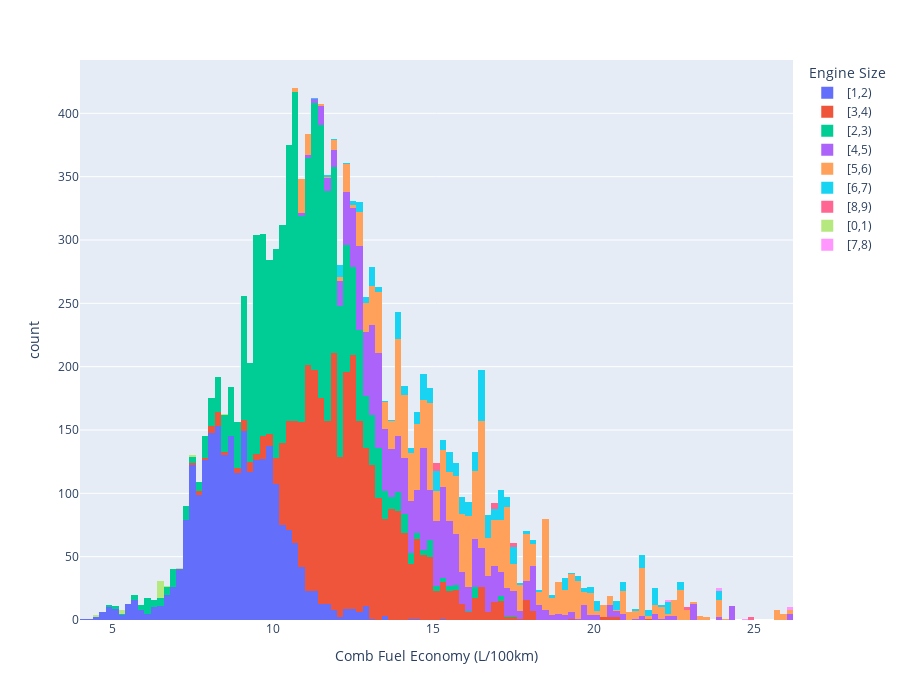

Source (notebook cell):
### Code cell
fig = px.histogram(fuel_ratings, x='Comb Fuel Economy (L/100km)', color='Engine Size')
fig.update_layout(height=700)

fig.show()

### Figure 1 — Plotly figure (JSON) as saved in the notebook; plotly's stock layout.template omitted (floating-point values rounded to 4 significant figures; data arrays with more than 128 entries replaced by an {"elided": "..."} marker saying what was removed)
{"data": [{"alignmentgroup": "True", "bingroup": "x", "hovertemplate": "Engine Size=[1,2)<br>Comb Fuel Economy (L/100km)=%{x}<br>count=%{y}<extra></extra>", "legendgroup": "[1,2)", "marker": {"color": "#636efa", "pattern": {"shape": ""}}, "name": "[1,2)", "offsetgroup": "[1,2)", "orientation": "v", "showlegend": true, "type": "histogram", "x": {"elided": "2436 float values"}, "xaxis": "x", "yaxis": "y"}, {"alignmentgroup": "True", "bingroup": "x", "hovertemplate": "Engine Size=[3,4)<br>Comb Fuel Economy (L/100km)=%{x}<br>count=%{y}<extra></extra>", "legendgroup": "[3,4)", "marker": {"color": "#EF553B", "pattern": {"shape": ""}}, "name": "[3,4)", "offsetgroup": "[3,4)", "orientation": "v", "showlegend": true, "type": "histogram", "x": {"elided": "3089 float values"}, "xaxis": "x", "yaxis": "y"}, {"alignmentgroup": "True", "bingroup": "x", "hovertemplate": "Engine Size=[2,3)<br>Comb Fuel Economy (L/100km)=%{x}<br>count=%{y}<extra></extra>", "legendgroup": "[2,3)", "marker": {"color": "#00cc96", "pattern": {"shape": ""}}, "name": "[2,3)", "offsetgroup": "[2,3)", "orientation": "v", "showlegend": true, "type": "histogram", "x": {"elided": "3400 float values"}, "xaxis": "x", "yaxis": "y"}, {"alignmentgroup": "True", "bingroup": "x", "hovertemplate": "Engine Size=[4,5)<br>Comb Fuel Economy (L/100km)=%{x}<br>count=%{y}<extra></extra>", "legendgroup": "[4,5)", "marker": {"color": "#ab63fa", "pattern": {"shape": ""}}, "name": "[4,5)", "offsetgroup": "[4,5)", "orientation": "v", "showlegend": true, "type": "histogram", "x": {"elided": "1415 float values"}, "xaxis": "x", "yaxis": "y"}, {"alignmentgroup": "True", "bingroup": "x", "hovertemplate": "Engine Size=[5,6)<br>Comb Fuel Economy (L/100km)=%{x}<br>count=%{y}<extra></extra>", "legendgroup": "[5,6)", "marker": {"color": "#FFA15A", "pattern": {"shape": ""}}, "name": "[5,6)", "offsetgroup": "[5,6)", "orientation": "v", "showlegend": true, "type": "histogram", "x": {"elided": "1659 float values"}, "xaxis": "x", "yaxis": "y"}, {"alignmentgroup": "True", "bingroup": "x", "hovertemplate": "Engine Size=[6,7)<br>Comb Fuel Economy (L/100km)=%{x}<br>count=%{y}<extra></extra>", "legendgroup": "[6,7)", "marker": {"color": "#19d3f3", "pattern": {"shape": ""}}, "name": "[6,7)", "offsetgroup": "[6,7)", "orientation": "v", "showlegend": true, "type": "histogram", "x": {"elided": "434 float values"}, "xaxis": "x", "yaxis": "y"}, {"alignmentgroup": "True", "bingroup": "x", "hovertemplate": "Engine Size=[8,9)<br>Comb Fuel Economy (L/100km)=%{x}<br>count=%{y}<extra></extra>", "legendgroup": "[8,9)", "marker": {"color": "#FF6692", "pattern": {"shape": ""}}, "name": "[8,9)", "offsetgroup": "[8,9)", "orientation": "v", "showlegend": true, "type": "histogram", "x": [24.9, 22.8, 17.5, 24.9, 22.8, 17.5, 17.5, 15.1, 15.1, 15.1, 15.1, 15.1, 15.1, 16.9, 16.9, 16.9, 16.9], "xaxis": "x", "yaxis": "y"}, {"alignmentgroup": "True", "bingroup": "x", "hovertemplate": "Engine Size=[0,1)<br>Comb Fuel Economy (L/100km)=%{x}<br>count=%{y}<extra></extra>", "legendgroup": "[0,1)", "marker": {"color": "#B6E880", "pattern": {"shape": ""}}, "name": "[0,1)", "offsetgroup": "[0,1)", "orientation": "v", "showlegend": true, "type": "histogram", "x": [4.5, 5.2, 4.5, 5.2, 5.2, 6.5, 6.5, 6.5, 6.5, 6.5, 6.5, 6.5, 6.5, 6.4, 6.4, 6.4, 6.4, 6.6, 6.4, 6.4, 8.4, 7.5, 7], "xaxis": "x", "yaxis": "y"}, {"alignmentgroup": "True", "bingroup": "x", "hovertemplate": "Engine Size=[7,8)<br>Comb Fuel Economy (L/100km)=%{x}<br>count=%{y}<extra></extra>", "legendgroup": "[7,8)", "marker": {"color": "#FF97FF", "pattern": {"shape": ""}}, "name": "[7,8)", "offsetgroup": "[7,8)", "orientation": "v", "showlegend": true, "type": "histogram", "x": [24.6, 23.8, 23.8, 22.2, 22.2, 26.1, 26.1], "xaxis": "x", "yaxis": "y"}], "layout": {"barmode": "relative", "height": 700, "legend": {"title": {"text": "Engine Size"}, "tracegroupgap": 0}, "margin": {"t": 60}, "xaxis": {"anchor": "y", "domain": [0, 1], "title": {"text": "Comb Fuel Economy (L/100km)"}}, "yaxis": {"anchor": "x", "domain": [0, 1], "title": {"text": "count"}}}}
